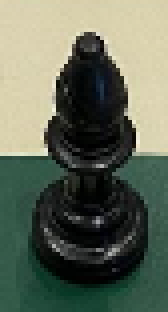
#> input picture data/detected/black/bishop/black_bishop_104ec0199cb67e1a359b1b0845ee66f3_jpg.rf.be5abecc546e16851c415aaaa6119d2d_0.png, 42 x 78 px, found by its file name (shown 4 times larger); its folder holds only this picture in this run
$ python svm_training.py
#> lines starting #> are read from the running program, lines starting #| are printed output that depends on the picture
#> in load_data, img is the input picture: shape (78, 42, 3); mean B, G, R 89, 105.7, 97.8
import os
import cv2
import numpy as np
from sklearn.svm import SVC
from sklearn.discriminant_analysis import LinearDiscriminantAnalysis as LDA
from sklearn.metrics import classification_report, confusion_matrix, accuracy_score
from sklearn.model_selection import StratifiedKFold
from skimage.feature import hog
from joblib import dump

DATA_DIR = "data/detected"
IMAGE_SIZE = (32, 64)  # Adjusted for 2:1 height-to-width ratio

def extract_features(image):
    image = cv2.resize(image, IMAGE_SIZE)
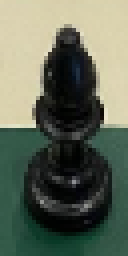
#> image: shape (64, 32, 3) (shown 4 times larger); mean of channels 0, 1, 2 88.9, 105.6, 97.7; drawn as B, G, R
    gray = cv2.cvtColor(image, cv2.COLOR_BGR2GRAY)
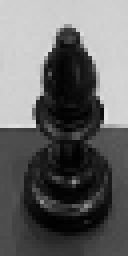
#> gray: shape (64, 32) (shown 4 times larger); min 1, max 227, mean 101.3

    # 1. HOG features
    hog_features = hog(gray, pixels_per_cell=(8, 8), cells_per_block=(2, 2),
                       block_norm='L2-Hys', visualize=False, feature_vector=True)
#> hog_features = 756 values, max 0.504 at index 27, min 0 at index 8, mean 0.119

    # 2. Hu Moments
    moments = cv2.moments(gray)
#> moments = moments, m00 207411, centre m10/m00, m01/m00 = (15.11, 21.74)
    hu_moments = cv2.HuMoments(moments).flatten()
#> hu_moments = [0.00199, 8.39e-07, 1.49e-09, 2.05e-09, 3.55e-18, 1.86e-12, 3.63e-19]
    hu_moments = -np.sign(hu_moments) * np.log10(np.abs(hu_moments) + 1e-10)  # log scale
#> hu_moments = [2.7, 6.08, 8.8, 8.67, 10, 9.99, 10]

    return np.hstack((hog_features, hu_moments))

def load_data():
    X = []
    y = []
    for color in ["black", "white"]:
        color_path = os.path.join(DATA_DIR, color)
        if not os.path.isdir(color_path):
            continue
        for label in sorted(os.listdir(color_path)):
            label_path = os.path.join(color_path, label)
            if not os.path.isdir(label_path):
                continue
            for file in os.listdir(label_path):
                if file.endswith(".png") or file.endswith(".jpg"):
                    path = os.path.join(label_path, file)
                    img = cv2.imread(path)
                    if img is None:
                        continue
                    features = extract_features(img)
#> features = 763 values, max 10 at index 762, min 0 at index 8, mean 0.191
                    X.append(features)
                    y.append(f"{color}_{label}")
    return np.array(X), np.array(y)

import argparse

def main():
    parser = argparse.ArgumentParser()
    parser.add_argument("--save", action="store_true", help="Save the best model and transformer")
    args = parser.parse_args()

    print("Loading data and extracting features...")
    X, y = load_data()
    print(f"Dataset size: {len(X)} samples")
    if len(X) == 0:
        print("No data found. Please check your dataset path and labels.")
        return

    k = 5
    skf = StratifiedKFold(n_splits=k, shuffle=True)
    accuracies = []
    best_acc = -1
    best_model = None
    best_lda = None

    for fold, (train_idx, test_idx) in enumerate(skf.split(X, y), 1):
        print(f"\nFold {fold}/{k}")
        X_train, X_test = X[train_idx], X[test_idx]
        y_train, y_test = y[train_idx], y[test_idx]

        lda = LDA()
        X_train_lda = lda.fit_transform(X_train, y_train)
        X_test_lda = lda.transform(X_test)
        print(f"LDA reduced to {X_train_lda.shape[1]} features")

        clf = SVC(kernel='linear', probability=True)
        clf.fit(X_train_lda, y_train)

        y_pred = clf.predict(X_test_lda)
        acc = accuracy_score(y_test, y_pred)
        accuracies.append(acc)

        if acc > best_acc:
            best_acc = acc
            best_model = clf
            best_lda = lda

        print(f"Accuracy: {acc:.4f}")
        print("Classification Report:")
        print(classification_report(y_test, y_pred))
        print("Confusion Matrix:")
        print(confusion_matrix(y_test, y_pred))

    print(f"\nAverage Accuracy over {k} folds: {np.mean(accuracies):.4f}")

    if args.save and best_model is not None:
            dump(best_model, "SVC_LDA.joblib")
            dump(best_lda, "lda_transformer.joblib")
            print(f"Model saved as 'SVC_LDA.joblib' with accuracy: {best_acc:.4f}")
            print("LDA transformer saved as 'lda_transformer.joblib'")

if __name__ == "__main__":
#> (the run stopped early here; a loop or call above may not have finished)
